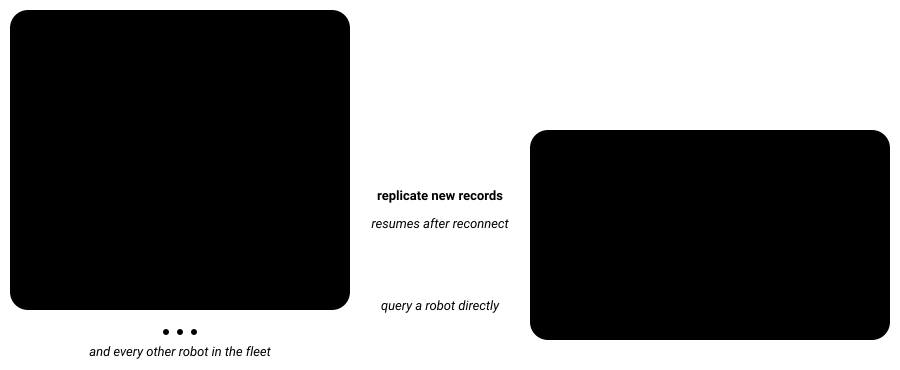

Write Python code to recreate this figure.
# ReductStore capability architecture figure.
# Regenerate with: python3 docs/architecture.py
#
# Drawing kit: scripts/diagrams/blogkit.py from the official ReductStore
# website repository (https://github.com/reductstore/website). Clone it next
# to this repository, or set KIT to its scripts/diagrams directory.
import os
import sys
from pathlib import Path

HERE = Path(__file__).parent
REPO_PARENT = Path(__file__).resolve().parents[2]
KIT = os.environ.get("KIT", str(REPO_PARENT / "website" / "scripts" / "diagrams"))
sys.path.insert(0, KIT)
from blogkit import Diagram  # noqa: E402


def figure():
    d = Diagram()

    # One robot at the edge.
    d.zone(0, 0, 340, 300, "On each robot")
    d.item(
        40, 48, 260, 56, "ReductBridge", "ROS 2 · MQTT · HTTP", accent=True
    )
    d.arrow((170, 104), (170, 134))
    d.panel(40, 134, 260, 146, "ReductStore Pro", "local FIFO bucket", brand=True)
    d.records(60, 206, 220, 26)
    d.text(170, 258, "quota-capped · survives offline", "text-label")

    # The same block repeats across the fleet.
    d.ellipsis(170, 322)
    d.text(170, 346, "and every other robot in the fleet", "text-note")

    # Central store.
    d.zone(520, 120, 360, 210, "Cloud or central server")
    d.card(560, 168, 280, 64, "ReductStore", "fleet-wide history", brand=True)
    d.card(
        560, 252, 280, 62, "Query API · SDK", "transform · filter · fuse (Pro)"
    )
    d.arrow((700, 232), (700, 252))

    # Replication up to the cloud, resilient to connectivity.
    d.arrow((300, 200), (560, 200), dashed=True)
    d.text(430, 190, "replicate new records", "text-label-strong")
    d.text(430, 218, "resumes after reconnect", "text-note")

    # Reads reach the fleet store or any single robot.
    d.arrow((300, 272), (560, 283), dashed=True)
    d.text(430, 300, "query a robot directly", "text-note")

    return d


if __name__ == "__main__":
    figure().save(HERE / "architecture.svg")
    print(HERE / "architecture.svg")
